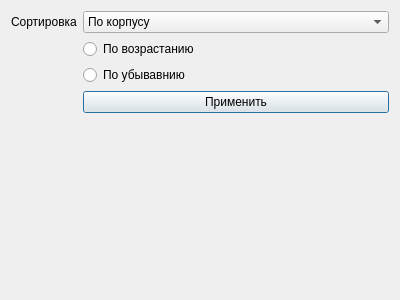
<?xml version="1.0" encoding="UTF-8"?>
<ui version="4.0">
 <class>Dialog</class>
 <widget class="QDialog" name="Dialog">
  <property name="geometry">
   <rect>
    <x>0</x>
    <y>0</y>
    <width>400</width>
    <height>300</height>
   </rect>
  </property>
  <property name="windowTitle">
   <string>Сортировка</string>
  </property>
  <layout class="QVBoxLayout" name="verticalLayout_2">
   <item>
    <layout class="QFormLayout" name="formLayout">
     <property name="sizeConstraint">
      <enum>QLayout::SetDefaultConstraint</enum>
     </property>
     <property name="fieldGrowthPolicy">
      <enum>QFormLayout::AllNonFixedFieldsGrow</enum>
     </property>
     <item row="1" column="1">
      <widget class="QRadioButton" name="radiobtn_Ascending">
       <property name="text">
        <string>По возрастанию</string>
       </property>
      </widget>
     </item>
     <item row="2" column="1">
      <widget class="QRadioButton" name="radiobtn_Descending">
       <property name="text">
        <string>По убывавнию</string>
       </property>
      </widget>
     </item>
     <item row="3" column="1">
      <widget class="QPushButton" name="btn_apply">
       <property name="text">
        <string>Применить</string>
       </property>
      </widget>
     </item>
     <item row="0" column="1">
      <widget class="QComboBox" name="box_choosing">
       <item>
        <property name="text">
         <string>По корпусу</string>
        </property>
       </item>
       <item>
        <property name="text">
         <string>По типу комнаты</string>
        </property>
       </item>
       <item>
        <property name="text">
         <string>По цене</string>
        </property>
       </item>
       <item>
        <property name="text">
         <string>По дате бронирования</string>
        </property>
       </item>
      </widget>
     </item>
     <item row="0" column="0">
      <widget class="QLabel" name="label">
       <property name="text">
        <string>Сортировка</string>
       </property>
      </widget>
     </item>
    </layout>
   </item>
  </layout>
 </widget>
 <resources/>
 <connections/>
</ui>
